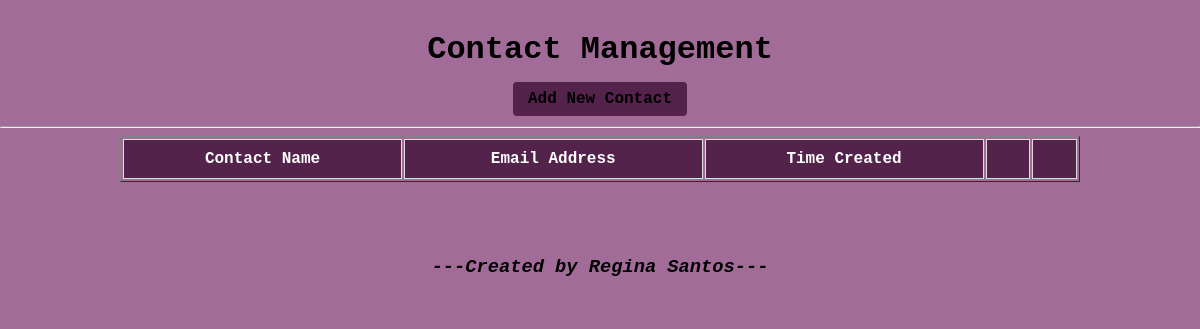
/, run on an earlier commit of the app's database.
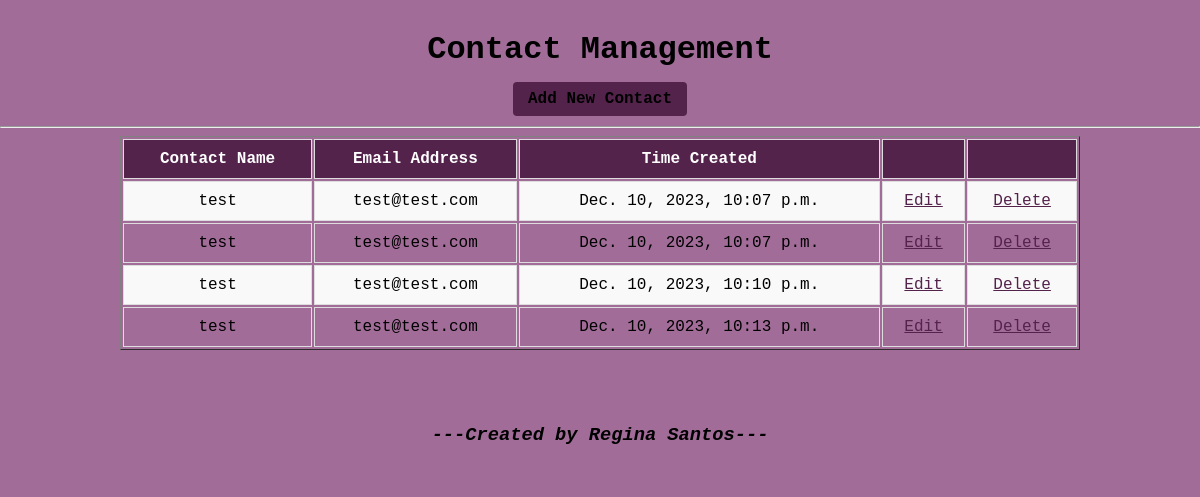
And on a later commit of the database.
### contacts/models.py (models this page shows, shortened)
class crudst(models.Model):
    contact_name = models.CharField(max_length=100)
    contact_email = models.EmailField()
    contact_notes = models.CharField(max_length=500)
    contact_time = models.DateTimeField(auto_now_add=True)

### contacts/views.py (the view)
# urls.py: path('', views.contact_display, name = 'contact_display'),
def contact_display(request):
    results = crudst.objects.all()
    return render(request, 'index.html', {'crudst': results})

### template/index.html (shortened to what this page needs)
{% load static %}
<!DOCTYPE html>
<head>
    <link rel="stylesheet" href="{% static 'css/index_style.css' %}">
</head>
<body>
    <div class="page-header">
        <div class="header">
            <h1>Contact Management</h1>
            <b><a href="{% url 'contact_insert'%}" class="add-contact-link">Add New Contact</a></b>
        </div>
    </div>
    <hr/>
    <table border="1">
        <tr>
            <th>Contact Name</th>
            <th>Email Address</th>
            <th>Time Created</th>
            <th></th>
            <th></th>
        </tr>
        {% for contact in crudst %}
        <tr>
            <td>{{ contact.contact_name }}</td>
            <td>{{ contact.contact_email }}</td>
            <td>{{ contact.contact_time }}</td>
            <td><a href="/Edit/{{contact.contact_name}}"><u>Edit</u></a></td>
            <td><a href="/Delete/{{contact.contact_name}}" onclick="return confirm('Would you like to delete contact information?')"><u>Delete</u></a></td>
        </tr>
        {% endfor %}
    </table>
</body>
<footer>
    <center>
        <h3><i>---Created by Regina Santos---</i></h3>
    </center>
</footer>
</html>

What changed in the data, as far as the page shows it:
added crudst: contact_name "test", contact_email "test@test.com", contact_time "Dec. 10, 2023, 10:07 p.m."
added crudst: contact_name "test", contact_email "test@test.com", contact_time "Dec. 10, 2023, 10:07 p.m."
added crudst: contact_name "test", contact_email "test@test.com", contact_time "Dec. 10, 2023, 10:10 p.m."
added crudst: contact_name "test", contact_email "test@test.com", contact_time "Dec. 10, 2023, 10:13 p.m."
